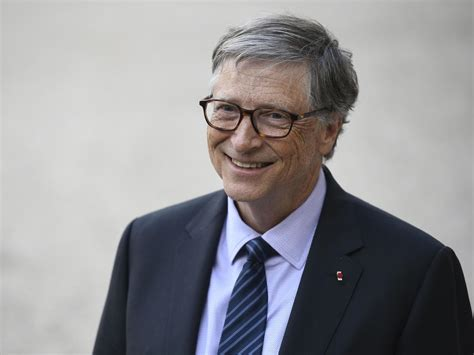
#> input picture iu.jpeg, 474 x 355 px
$ python opencv12.py
#> lines starting #> are read from the running program, lines starting #| are printed output that depends on the picture
#to segment foreground from the background
#here we are going to use grabcut to segment foreground from background


import cv2
import numpy as np
import matplotlib.pyplot as plt


img=cv2.imread('iu.jpeg')
#> img is the input picture: shape (355, 474, 3); mean B, G, R 146.9, 143.7, 144.4


#mask with (width,height) = [x,y] with all zeros
mask=np.zeros(img.shape[0:2],np.uint8)
cv2.imshow('mask',mask)

# bgdModel dimensions=[1*65] with all zeros(1*65 matrix is required by the grabcut algorithm)
bgdModel = np.zeros((1,65),np.float64)

# fgdModel dimensions=[1*65] with all zeros(1*65 matrix is required by the grabcut algorithm)
fgdModel = np.zeros((1,65),np.float64)

#=======================================================
#                   GrabCut
#=======================================================
#Algorithm:
'''
(1)Initially user draws a rectangle around the foreground region.
(foreground should be comletely inside the rectangle)

(2)Everything outside the rectangle is definitely a background.

(3)Computer does initial labeling based on the data we give.
It labels foreground and background pixels.

(4)Now a Gaussian Mixture Model(GMM) is used to model the foreground and background.

(5)Depending on the data we gave, GMM learns and create new pixel distribution.
That is, the unknown pixels are labelled either probable foreground or probable background
depending on its relation with the other hard-labelled pixels in terms of color statistics

(6)Anything inside the rectangle can be a foreground,probable foreground,background,
probable background

(7)We make a graph of pixels with each pixel as a node and assign two additional nodes source
and sink.Every foreground pixel is connected to the source node and every
 background pixel is connected to the sink node.

(8)The weights of edges connecting pixels to source/sink node are defined by the probability
 of that pixel being in foreground/background.
The weights of the edges connecting pixels in the graph are determined by the pixel similarity.
greater the difference in pixel values lesser the weight.

(9)Then a MinCut algorithm is applied to cut through all the edges with low weights and it gives
a segmented image.
'''
#Use:
'''to separate foreground from background'''
#Parameters:
'''
(1)img - Input image

(2)mask - It is a mask image where we specify which areas are background,
foreground or probable background/foreground etc. It is done by the following flags,
cv.GC_BGD, cv.GC_FGD, cv.GC_PR_BGD, cv.GC_PR_FGD, or simply pass 0,1,2,3 to image.

(3)rect - It is the coordinates of a rectangle which includes the foreground object
 in the format (x,y,w,h)

(4)bdgModel, fgdModel - These are arrays used by the algorithm internally.
You just create two np.float64 type zero arrays of size (1,65).

(5)iterCount - Number of iterations the algorithm should run.

(6)mode - It should be cv.GC_INIT_WITH_RECT or cv.GC_INIT_WITH_MASK or
 combined which decides whether we are drawing rectangle or final touchup strokes.
'''

#everything outside the rectangle is definitely background
rect=(90,10,381,343)#(x,y,w,h)

#apply grabcut
#grabcut will make changes to the mask image that we have described above
cv2.grabCut(img,mask,rect,bgdModel,fgdModel,5,cv2.GC_INIT_WITH_RECT)

#where there is probable background(2) and definite background(0) assign 0 else assign 1 in the mask
mask2=np.where((mask==2) | (mask==1) ,0,1).astype('uint8')

#to get the segmented image multiply original image with the mask2
img=img*mask2[:,:,np.newaxis]
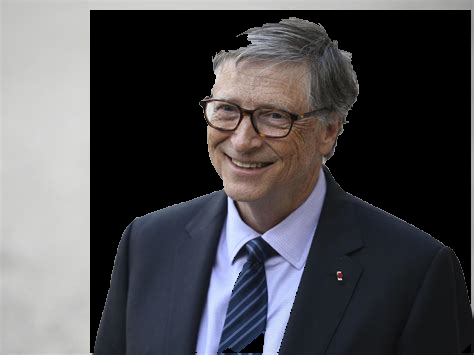
#> img: shape (355, 474, 3); mean B, G, R 80.2, 76.5, 77.3

#matplotlib displays data as rgb but cv2 reads it as bgr so there may be a color difference in the output image
plt.imshow(img)
plt.colorbar()
plt.show()
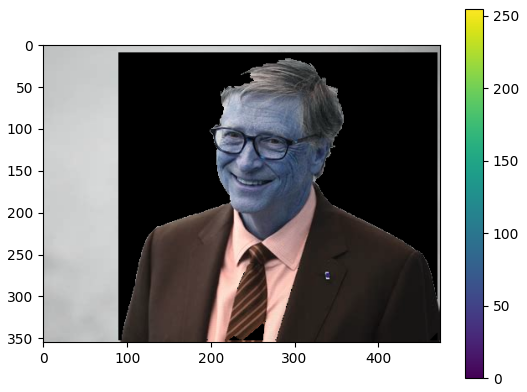
#> figure drawn by matplotlib, 2 panels; B, G, R data is drawn as R, G, B
